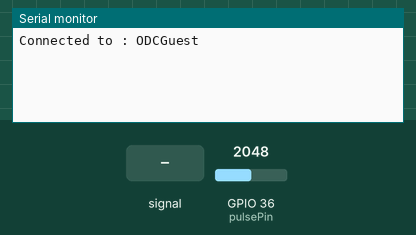
Recording of a sketch running on a simulated ESP32. Shown: the last lines printed to the serial monitor. The inputs (shaded band) are chosen by the test bench; at power-on: GPIO 36 (pulsePin) = 2048. WiFi joins after 1.5 s; servers stay silent unless stated; network time is answered at once with the bench clock; the local clock reads 2024-03-15 10:24:30 at power-on unless the sketch sets it; random numbers use the default seed unless the sketch sets one; no MQTT or app messages arrive unless stated.

Above: at 3.2 s.
3.3 s: GPIO 36 (pulsePin) fed a 200 Hz sine of ±327 counts around its level
At 4.37 s:
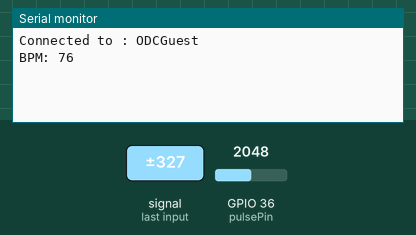
6.0 s: GPIO 36 (pulsePin) fed a 2 Hz sine of ±1228 counts around its level
At 7.31 s:
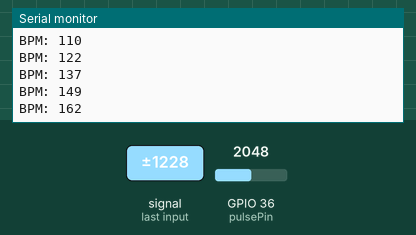
Timing chart, 0 to 9.0 s (numbered marks = the images above; inputs shaded):
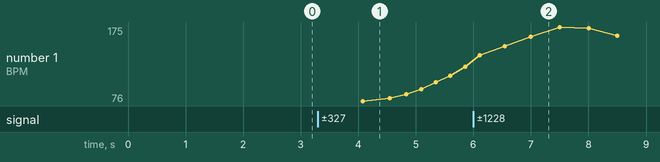

Measured:
- after the input at 3.3 s, the serial monitor: prints a new line after 0.78 s (image 1)
- after the input at 6.0 s, the serial monitor: prints a new line after 0.54 s (image 2)
- plotted number 1: 122 → 120 after the input at 6.0 s

The sketch:

multicore_test1.ino
```cpp
//LIBRARIES
#include <NTPClient.h>
#include <WiFi.h>
#include <PubSubClient.h>
#include <ArduinoJson.h>


//VARIABLES
//UDP_NTP
WiFiUDP ntpUDP;
NTPClient timeClient(ntpUDP);
String Collar_History;


//Connecting_WIFI_MQTT

const char* ssid = "ODCGuest";
const char* password =  "T5L4zPovSG";
const char* mqttServer = "broker.hivemq.com";
const int mqttPort = 1883;
const char* clientID = "24727054";
const char* channelName = "oprex/collarHistory";

WiFiClient MQTTclient;
PubSubClient client(MQTTclient);

//task

TaskHandle_t Sending_Data_task;
boolean once = true;

//JSON
StaticJsonDocument<256> doc;
JsonObject collarHistory = doc.to<JsonObject>();
JsonObject position = collarHistory.createNestedObject("position");
char buffer[512];

//BPM

#define pulsePin 36


// these variables are volatile because they are used during the interrupt service routine!
 int BPM;                   // used to hold the pulse rate
 int Signal;                // holds the incoming raw data
 int IBI = 0;             // holds the time between beats, must be seeded!
 boolean Pulse = false;     // true when pulse wave is high, false when it's low
 boolean QS = false;        // becomes true when Arduoino finds a beat.

 int rate[10];                    // array to hold last ten IBI values
 unsigned long sampleCounter = 0; // used to determine pulse timing
 unsigned long lastBeatTime = 0;  // used to find IBI
 int P =512;                      // used to find peak in pulse wave, seeded
 int T = 512;                     // used to find trough in pulse wave, seeded
 int thresh = 512;                // used to find instant moment of heart beat, seeded
 int amp = 100;                   // used to hold amplitude of pulse waveform, seeded
 boolean firstBeat = true;        // used to seed rate array so we startup with reasonable BPM
 boolean secondBeat = false;      // used to seed rate array so we startup with reasonable BPM
 int rx_Signal;
 portBASE_TYPE xHigherPriorityTaskWoken;

//ISR

hw_timer_t * timer = NULL;
portMUX_TYPE timertocheckpulseMux = portMUX_INITIALIZER_UNLOCKED;


void callback(char* topic, byte* payload, unsigned int length) {
  String payload_buff;
  for (int i = 0; i < length; i++) {
    payload_buff = payload_buff + String((char)payload[i]);
  }
  //Serial.println(payload_buff); // Print out messages.
}


long lastReconnectAttempt = 0;
boolean reconnect() {
  if (client.connect(clientID)) {
    //client.subscribe(channelName); // Subscribe to channel.
  }
  return client.connected();
}

void IRAM_ATTR getPulse(int Signal)
  {
    //Signal = analogRead(pulsePin);             // read the Pulse Sensor, bits of ESP32 ADC ch is 4 times larger
    Signal = analogRead(pulsePin);                    // read the Pulse Sensor on pin 34 3.3v sensor power......default ADC setup........
  Signal = map(Signal, 0, 4095, 0, 1023);     // Map the value back to original sketch range......
  sampleCounter += 2;                         // keep track of the time in mS with this variable
  int N = sampleCounter - lastBeatTime;       // monitor the time since the last beat to avoid noise

    //  find the peak and trough of the pulse wave
  if((Signal < thresh) && (N > (IBI/5)*3)){       // avoid dichrotic noise by waiting 3/5 of last IBI
    if (Signal < T){                        // T is the trough
      T = Signal;// keep track of lowest point in pulse wave
      //Serial.println("T = Signal");
    }
      //Serial.println("(Signal < thresh) && (N > (IBI/5)*3)");
  }

  if((Signal > thresh) && (Signal > P)){          // thresh condition helps avoid noise
    P = Signal;  // P is the peak
    //Serial.println("P = Signal");
  }                                        // keep track of highest point in pulse wave

  //  NOW IT'S TIME TO LOOK FOR THE HEART BEAT
  // signal surges up in value every time there is a pulse
  if (N > 250){                                   // avoid high frequency noise
    if ( (Signal > thresh) && (Pulse == false) && (N > (IBI/5)*3) ){
      Pulse = true;                               // set the Pulse flag when we think there is a pulse
      IBI = sampleCounter - lastBeatTime;         // measure time between beats in mS
      lastBeatTime = sampleCounter;               // keep track of time for next pulse


      if(secondBeat){                        // if this is the second beat, if secondBeat == TRUE
        secondBeat = false;                  // clear secondBeat flag
        for(int i=0; i<=9; i++){             // seed the running total to get a realisitic BPM at startup
          rate[i] = IBI;
        }
      }

      if(firstBeat){                         // if it's the first time we found a beat, if firstBeat == TRUE
        firstBeat = false;                   // clear firstBeat flag
        secondBeat = true;                   // set the second beat flag
        sei();                               // enable interrupts again
        return;                              // IBI value is unreliable so discard it
      }


      // keep a running total of the last 10 IBI values
      word runningTotal = 0;                  // clear the runningTotal variable

      for(int i=0; i<=8; i++){                // shift data in the rate array
        rate[i] = rate[i+1];                  // and drop the oldest IBI value
        runningTotal += rate[i];              // add up the 9 oldest IBI values
      }

      rate[9] = IBI;                          // add the latest IBI to the rate array
      runningTotal += rate[9];                // add the latest IBI to runningTotal
      runningTotal /= 10;                     // average the last 10 IBI values
      BPM = 60000/runningTotal;               // how many beats can fit into a minute? that's BPM!
      QS = true;                              // set Quantified Self flag
      // QS FLAG IS NOT CLEARED INSIDE THIS ISR

    }

  }

  if (Signal < thresh && Pulse == true){   // when the values are going down, the beat is over
    Pulse = false;                         // reset the Pulse flag so we can do it again
    amp = P - T;                           // get amplitude of the pulse wave
    thresh = amp/2 + T;                    // set thresh at 50% of the amplitude
    P = thresh;                            // reset these for next time
    T = thresh;
  }

  if (N > 2500){                           // if 2.5 seconds go by without a beat
    thresh = 512;                          // set thresh default
    P = 512;                               // set P default
    T = 512;                               // set T default
    lastBeatTime = sampleCounter;          // bring the lastBeatTime up to date
    firstBeat = true;                      // set these to avoid noise
    secondBeat = false;                    // when we get the heartbeat back
  }
  }


void Sending_Data(void * pvParameters)
  {
    while(true)
      {
        if (!client.connected())
          {
          long now = millis();
          if (now - lastReconnectAttempt > 5000)
            {
              lastReconnectAttempt = now;
              if (reconnect())
                {
                  lastReconnectAttempt = 0;
                }
            }
          }
        else
          { // Connected.


            timeClient.update();

            //JSON

            collarHistory["date"] = timeClient.getEpochTime();


            position["x"] = random(1000, 100000) / 100.0;
            position["y"] = random(1000, 100000) / 100.0;

            collarHistory["pulse"] = BPM;
            collarHistory["temperature"] = random(55);

            client.loop();

            serializeJson(doc, buffer);
            client.publish(channelName, buffer); // Publish message.
            delay(1000);
          }
      }
  }


void IRAM_ATTR ISRTr()
  {
    portENTER_CRITICAL_ISR(&timertocheckpulseMux);
    Signal=analogRead(pulsePin);
    getPulse(Signal);
    portEXIT_CRITICAL_ISR(&timertocheckpulseMux);
    sei();
  }


void IRAM_ATTR interruptSetup()
  {
    // Use 1st timer of 4 (counted from zero).
    // Set 80 divider for prescaler (see ESP32 Technical Reference Manual for more
    // info).
    timer = timerBegin(0, 80, true);

    // Initializes Timer to run the ISR to sample every 2mS as per original Sketch.
    // Attach ISRTr function to our timer.
    timerAttachInterrupt(timer, &ISRTr, true);


    // Set alarm to call isr function every 2 milliseconds (value in microseconds).
    // Repeat the alarm (third parameter)
    timerAlarmWrite(timer, 2000, true);

    // Start an alarm
    timerAlarmEnable(timer);
    sei();
  }


void setup()
  {

    pinMode(pulsePin,INPUT_PULLDOWN);
    Serial.begin(9600);
    WiFi.begin(ssid, password); // Connect to WiFi.
      if (WiFi.waitForConnectResult() != WL_CONNECTED)
        {
          Serial.println("Couldn't connect to WiFi.");
          while (1) delay(100);
        }
      else
        {
          Serial.print("Connected to : ");
          Serial.println(ssid);
        }
    timeClient.begin();
    client.setServer(mqttServer, mqttPort);
    client.setCallback(callback);
    lastReconnectAttempt = 0;
    xTaskCreatePinnedToCore(Sending_Data,"Data_Sending",2500,NULL,1,&Sending_Data_task,1);
    delay(500);
    interruptSetup();
  }


void loop()
  {

    if (QS == true)
      {
        Serial.println("BPM: "+ String(BPM));   // send heart rate with a 'B' prefix
        QS = false;
      }
  }
```
